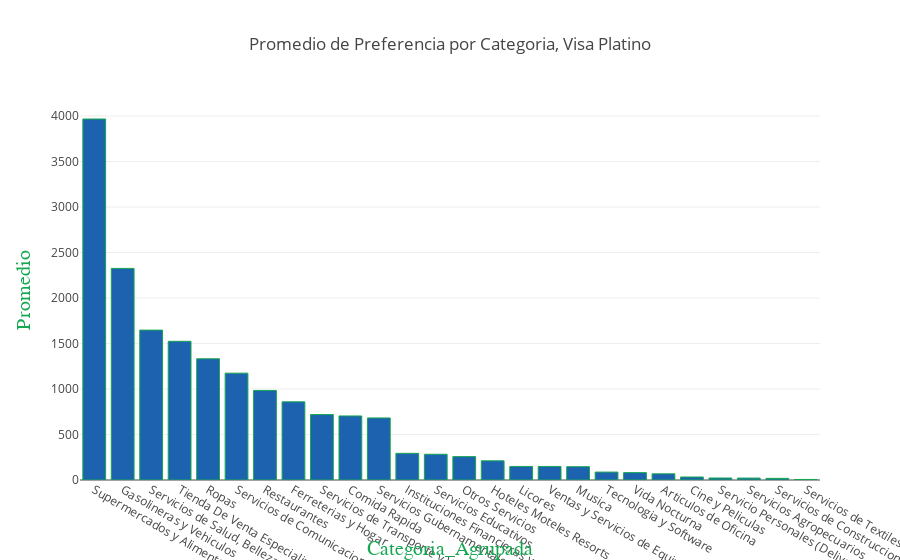

Notebook source saved alongside this figure:
### Code cell
bar_plotly_categoria_tipo_tarjeta(value_counts_df,"VISA PLATINO","Promedio"
                                  ,"Promedio de Preferencia por Categoria, Visa Platino")

### Figure 1 — Plotly figure (JSON) as saved in the notebook; plotly's stock layout.template omitted (floating-point values rounded to 4 significant figures)
{"data": [{"marker": {"color": "#1D62AE", "line": {"color": "#14A751", "width": 1}}, "type": "bar", "uid": "4c7ea345-83e8-42bb-93b6-59bd2499d21a", "x": ["Supermercados y Alimentos", "Gasolineras y Vehiculos", "Servicios de Salud, Belleza y Recreacion", "Tienda De Venta Especializada", "Ropas", "Servicios de Comunicacion, Internet y Telecable", "Restaurantes", "Ferreterias y Hogar", "Servicios de Transporte y Viajes", "Comida Rapida", "Servicios Gubernamentales", "Instituciones Financieras y Aseguradoras", "Servicios Educativos", "Otros Servicios", "Hoteles Moteles Resorts", "Licores", "Ventas y Servicios de Equipos Electricos", "Musica", "Tecnologia y Software", "Vida Nocturna", "Articulos de Oficina", "Cine y Peliculas", "Servicio Personales (Deliveries, etc.)", "Servicios Agropecuarios", "Servicios de Construccion y Decoracion", "Servicios de Textiles e Imprenta"], "y": [3967, 2325, 1647, 1524, 1332, 1174, 984, 859, 719, 704, 682, 293, 283, 257, 211, 149, 149, 146, 87, 81, 68, 33, 22, 21, 18, 6]}], "layout": {"autosize": true, "title": {"text": "Promedio de Preferencia por Categoria, Visa Platino"}, "xaxis": {"showticklabels": true, "title": {"font": {"color": "#14A751", "family": "Myriad", "size": 20}, "text": "Categoria_Agrupada"}}, "yaxis": {"title": {"font": {"color": "#14A751", "family": "Myriad", "size": 20}, "text": "Promedio"}}}}
